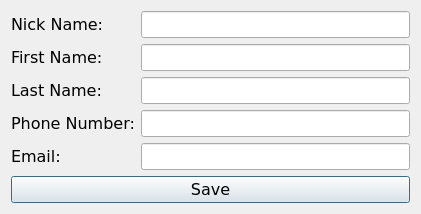
<?xml version="1.0" encoding="UTF-8"?>
<ui version="4.0">
 <class>Dialog</class>
 <widget class="QDialog" name="Dialog">
  <property name="geometry">
   <rect>
    <x>0</x>
    <y>0</y>
    <width>421</width>
    <height>198</height>
   </rect>
  </property>
  <property name="font">
   <font>
    <family>Verdana</family>
    <pointsize>12</pointsize>
   </font>
  </property>
  <property name="windowTitle">
   <string>Adding Persons To The Database</string>
  </property>
  <layout class="QVBoxLayout" name="verticalLayout_2">
   <item>
    <layout class="QVBoxLayout" name="verticalLayout">
     <item>
      <layout class="QGridLayout" name="gridLayout">
       <item row="0" column="0">
        <widget class="QLabel" name="nickNameLabel">
         <property name="text">
          <string>Nick Name:</string>
         </property>
        </widget>
       </item>
       <item row="0" column="1">
        <widget class="QLineEdit" name="nickNameLineEdit"/>
       </item>
       <item row="1" column="0">
        <widget class="QLabel" name="firstNameLabel">
         <property name="text">
          <string>First Name:</string>
         </property>
        </widget>
       </item>
       <item row="1" column="1">
        <widget class="QLineEdit" name="firstNameLineEdit"/>
       </item>
       <item row="2" column="0">
        <widget class="QLabel" name="lastNameLabel">
         <property name="text">
          <string>Last Name:</string>
         </property>
        </widget>
       </item>
       <item row="2" column="1">
        <widget class="QLineEdit" name="lastNameLineEdit"/>
       </item>
       <item row="3" column="0">
        <widget class="QLabel" name="phoneNumberLabel">
         <property name="text">
          <string>Phone Number:</string>
         </property>
        </widget>
       </item>
       <item row="3" column="1">
        <widget class="QLineEdit" name="phoneNumberLineEdit"/>
       </item>
       <item row="4" column="0">
        <widget class="QLabel" name="emailLabel">
         <property name="text">
          <string>Email:</string>
         </property>
        </widget>
       </item>
       <item row="4" column="1">
        <widget class="QLineEdit" name="emailLineEdit"/>
       </item>
      </layout>
     </item>
     <item>
      <widget class="QPushButton" name="savePushButton">
       <property name="text">
        <string>Save</string>
       </property>
      </widget>
     </item>
    </layout>
   </item>
  </layout>
 </widget>
 <layoutdefault spacing="6" margin="11"/>
 <resources/>
 <connections/>
</ui>
